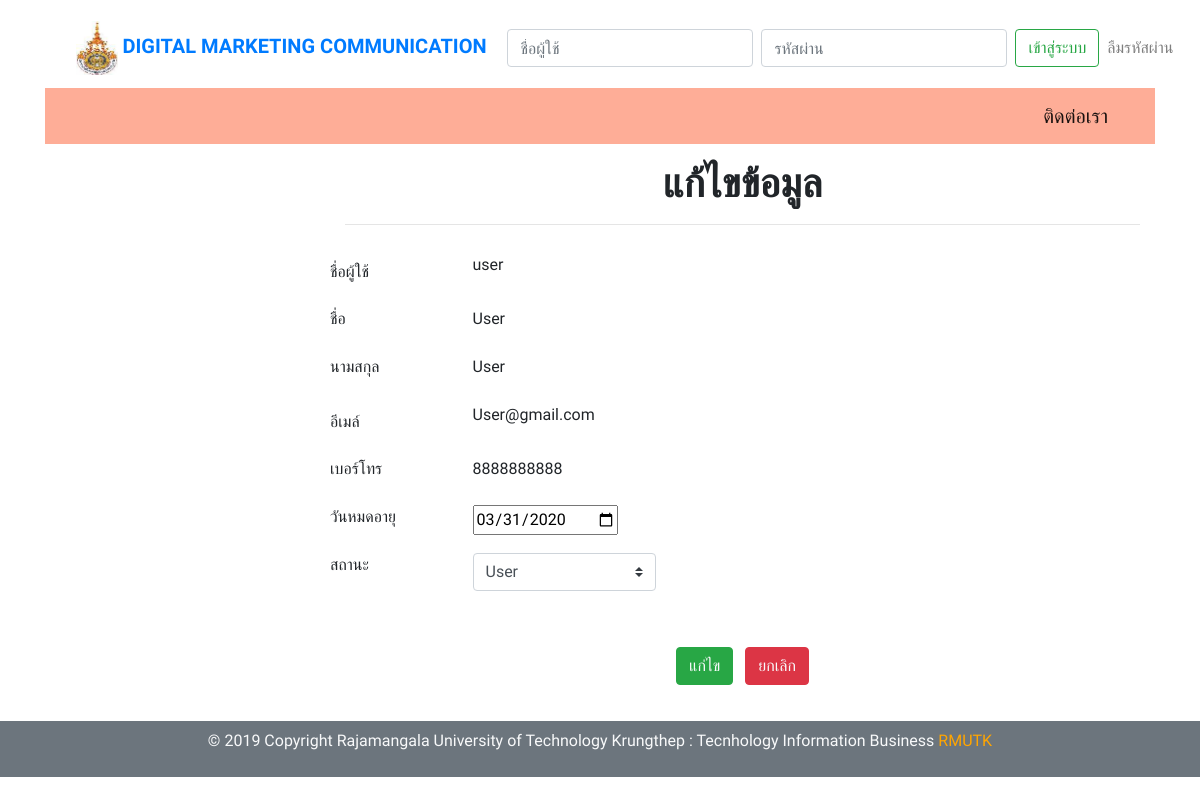
The app's page /admin/index.php?eu&user_id=48 with its own data.
### tables this page shows
CREATE TABLE `user` (
  `ID` int(5) NOT NULL,
  `Username` varchar(50) NOT NULL,
  `Password` varchar(200) NOT NULL,
  `Firstname` varchar(100) NOT NULL,
  `Lastname` varchar(100) NOT NULL,
  `email` varchar(100) NOT NULL,
  `phone` text NOT NULL,
  `Userlevel` varchar(1) NOT NULL,
  `user_date` date NOT NULL,
  `session_id` varchar(50) NOT NULL,
  `Status` varchar(1) NOT NULL
);

### admin/edit_user.php (the view, shortened to what this page needs)
<?php
$user_id = $_REQUEST["user_id"];
$query_user = "SELECT * FROM user WHERE ID = '$user_id'";
$user = mysqli_query($con,$query_user) or die(mysqli_error());
$row_user = mysqli_fetch_assoc($user);
?>
<div class="col-md-9">
 <div class="py-2">
  <div class="container">
    <div class="row">
      <div class="col-md-12">
        <h1 class="text-center"><b>แก้ไขข้อมูล</b></h1>
        <hr>
      </div>
    </div>
  </div>
</div>
<div class="py-1">
  <form class="" id="c_form-h" action="edit_user_db.php" method="post" >
    <div class="form-group row"><label class="col-2 col-form-label">ชื่อผู้ใช้<br></label>
      <div class="col-9">
        <?php echo $row_user['Username']; ?>
      </div>
    </div>
    <div class="form-group row"><label class="col-2">ชื่อ</label>
      <div class="col-9">
       <?php echo $row_user['Firstname']; ?>
     </div>
   </div>
   <div class="form-group row"><label class="col-2">นามสกุล</label>
    <div class="col-9">
      <?php echo $row_user['Lastname']; ?>
    </div>
  </div>
  <div class="form-group row"> <label for="inputmailh" class="col-2 col-form-label">อีเมล์</label>
    <div class="col-9">
      <?php echo $row_user['email']; ?>
    </div>
  </div>
  <div class="form-group row">
    <label class="col-2">เบอร์โทร<br></label>
    <div class="col-9">
     <?php echo $row_user['phone']; ?>
   </div>
 </div>
 <div class="form-group row">
  <label class="col-2">วันหมดอายุ<br></label>
  <div class="col-9">
    <?php $d = date("Y-m-d"); ?>
    <input type="date" name="user_date" min="<?php echo $d; ?>" value="<?php echo date('Y-m-d',strtotime($row_user['user_date'])) ?>" />
  </div>
</div>
<?php
$m = '';
if ($row_user['Userlevel'] == 'A' ){
  $a = 'selected';
}elseif ($row_user['Userlevel'] == 'M') {
  $m = 'selected';
}
?>
<div class="form-group row">
 <label class="col-2">สถานะ<br></label>
 <div class="col-3">
   <select class="custom-select" name="Userlevel">
     <option <?php echo $m; ?> value="M">User</option>
   </select>
 </div>
</div>
<div class="py-3">
  <div class="container">
    <div class="row">
      <div class="col-md-12 text-center">
        <button name="submit" type="submit" class="btn btn-success text-light mx-1">แก่ไข</button>
        <a class="btn btn-danger text-light mx-1" href="index.php?su">ยกเลิก</a>
      </div>
    </div>
  </div>
</div>
</form>
</div>
</div>

### admin/header.php (style rules this page uses)
body { font-family: 'Prompt', sans-serif; }

### records on screen
user: Username "user", Firstname "User", Lastname "User", email "User@gmail.com", phone "8888888888", user_date "03/31/2020"
